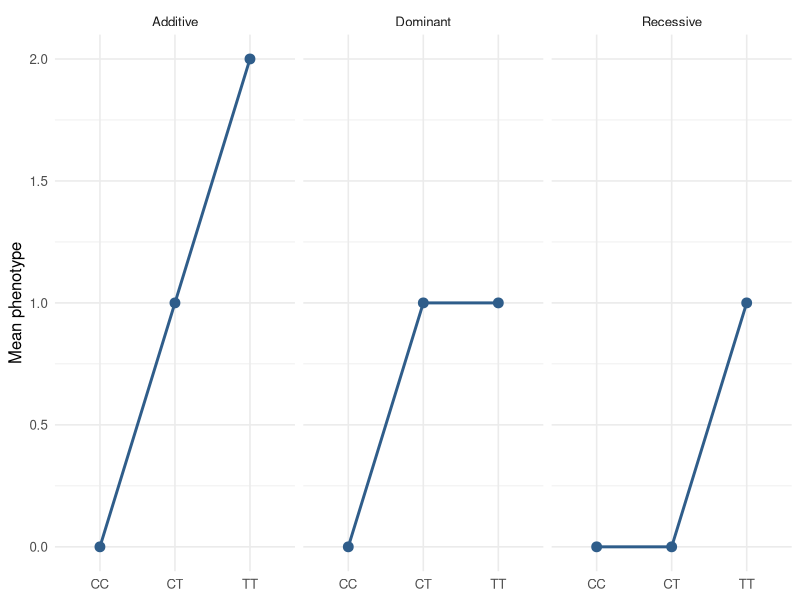
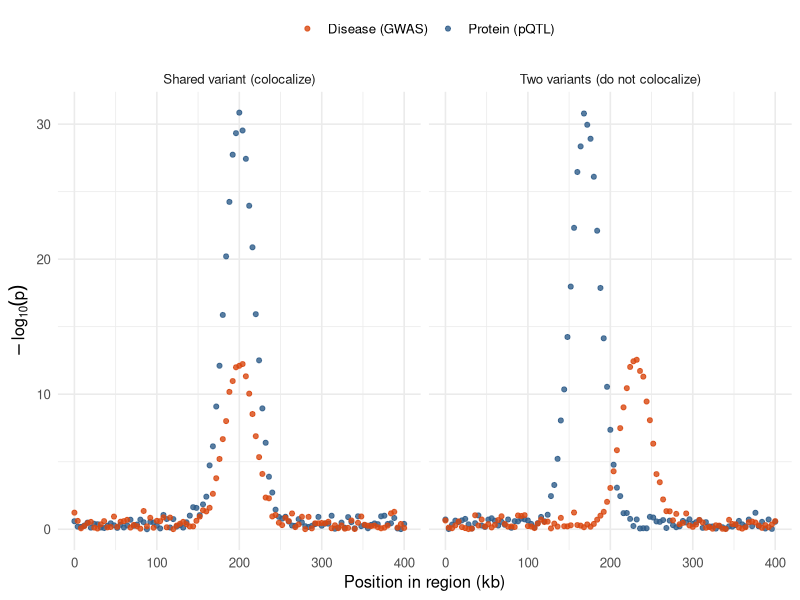

These figures' R source, in order:
## ---- chunk 1
#| echo: false
#| fig-width: 7.5
#| fig-height: 2.8
#| fig-cap: "Mean phenotype by genotype under each model, with the same effect of 1 unit. Additive: a straight line through 0, 1, 2. Dominant: the heterozygote already looks like TT. Recessive: only TT differs."
library(ggplot2)
d <- data.frame(
  model = factor(rep(c("Additive", "Dominant", "Recessive"), each = 3),
                 levels = c("Additive", "Dominant", "Recessive")),
  genotype = factor(rep(c("CC", "CT", "TT"), 3), levels = c("CC", "CT", "TT")),
  mean = c(0, 1, 2,  0, 1, 1,  0, 0, 1)
)
ggplot(d, aes(genotype, mean, group = 1)) +
  geom_line(colour = "#2f5d8a", linewidth = 1) +
  geom_point(size = 3, colour = "#2f5d8a") +
  facet_wrap(~ model) +
  labs(x = NULL, y = "Mean phenotype") +
  theme_minimal(base_size = 12)
## ---- chunk 2
#| echo: false
#| fig-width: 7.5
#| fig-height: 3.2
#| fig-cap: "Simulated regional association plots. Left: one shared causal variant, so the protein and disease peaks have the same shape and the same top SNP. Right: two different causal variants 60 kb apart; the peaks overlap in the region but do not line up."
set.seed(19)
pos <- seq(0, 400, by = 4)
peak <- function(centre, height, width = 25) height * exp(-((pos - centre) / width)^2) + abs(rnorm(length(pos), 0, 0.5))
d <- rbind(
  data.frame(panel = "Shared variant (colocalize)", trait = "Protein (pQTL)", pos = pos, logp = peak(200, 30)),
  data.frame(panel = "Shared variant (colocalize)", trait = "Disease (GWAS)", pos = pos, logp = peak(200, 12)),
  data.frame(panel = "Two variants (do not colocalize)", trait = "Protein (pQTL)", pos = pos, logp = peak(170, 30)),
  data.frame(panel = "Two variants (do not colocalize)", trait = "Disease (GWAS)", pos = pos, logp = peak(230, 12))
)
ggplot(d, aes(pos, logp, colour = trait)) +
  geom_point(size = 1.4, alpha = 0.8) +
  facet_wrap(~ panel) +
  scale_colour_manual(values = c("#d9480f", "#2f5d8a"), name = NULL) +
  labs(x = "Position in region (kb)", y = expression(-log[10](p))) +
  theme_minimal(base_size = 12) +
  theme(legend.position = "top")
